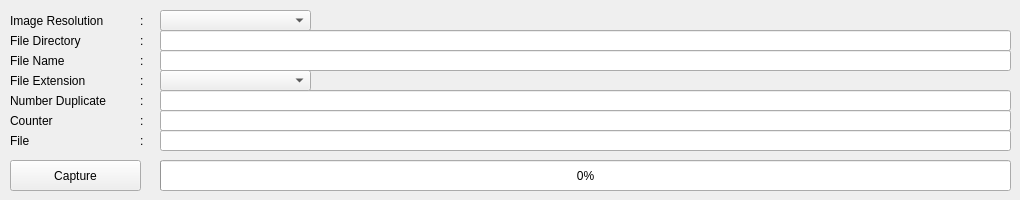
        <widget class="QWidget" name="tab_4">
         <attribute name="title">
          <string>Capture Image</string>
         </attribute>
         <widget class="QComboBox" name="img_resl_capt">
          <property name="geometry">
           <rect>
            <x>160</x>
            <y>10</y>
            <width>151</width>
            <height>21</height>
           </rect>
          </property>
         </widget>
         <widget class="QLabel" name="label_53">
          <property name="geometry">
           <rect>
            <x>140</x>
            <y>10</y>
            <width>21</width>
            <height>21</height>
           </rect>
          </property>
          <property name="frameShape">
           <enum>QFrame::NoFrame</enum>
          </property>
          <property name="text">
           <string>:</string>
          </property>
         </widget>
         <widget class="QLabel" name="label_50">
          <property name="geometry">
           <rect>
            <x>10</x>
            <y>110</y>
            <width>131</width>
            <height>21</height>
           </rect>
          </property>
          <property name="frameShape">
           <enum>QFrame::NoFrame</enum>
          </property>
          <property name="text">
           <string>Counter</string>
          </property>
         </widget>
         <widget class="QLineEdit" name="file_dir_capt">
          <property name="geometry">
           <rect>
            <x>160</x>
            <y>30</y>
            <width>851</width>
            <height>21</height>
           </rect>
          </property>
         </widget>
         <widget class="QLabel" name="label_120">
          <property name="geometry">
           <rect>
            <x>140</x>
            <y>70</y>
            <width>21</width>
            <height>21</height>
           </rect>
          </property>
          <property name="frameShape">
           <enum>QFrame::NoFrame</enum>
          </property>
          <property name="text">
           <string>:</string>
          </property>
         </widget>
         <widget class="QLineEdit" name="numb_duplicate_capt">
          <property name="geometry">
           <rect>
            <x>160</x>
            <y>90</y>
            <width>851</width>
            <height>21</height>
           </rect>
          </property>
         </widget>
         <widget class="QLabel" name="label_46">
          <property name="geometry">
           <rect>
            <x>10</x>
            <y>50</y>
            <width>131</width>
            <height>21</height>
           </rect>
          </property>
          <property name="frameShape">
           <enum>QFrame::NoFrame</enum>
          </property>
          <property name="text">
           <string>File Name</string>
          </property>
         </widget>
         <widget class="QComboBox" name="file_ext_capt">
          <property name="geometry">
           <rect>
            <x>160</x>
            <y>70</y>
            <width>151</width>
            <height>21</height>
           </rect>
          </property>
         </widget>
         <widget class="QLabel" name="label_118">
          <property name="geometry">
           <rect>
            <x>140</x>
            <y>50</y>
            <width>21</width>
            <height>21</height>
           </rect>
          </property>
          <property name="frameShape">
           <enum>QFrame::NoFrame</enum>
          </property>
          <property name="text">
           <string>:</string>
          </property>
         </widget>
         <widget class="QLabel" name="label_124">
          <property name="geometry">
           <rect>
            <x>140</x>
            <y>130</y>
            <width>21</width>
            <height>21</height>
           </rect>
          </property>
          <property name="frameShape">
           <enum>QFrame::NoFrame</enum>
          </property>
          <property name="text">
           <string>:</string>
          </property>
         </widget>
         <widget class="QLabel" name="label_52">
          <property name="geometry">
           <rect>
            <x>10</x>
            <y>130</y>
            <width>131</width>
            <height>21</height>
           </rect>
          </property>
          <property name="frameShape">
           <enum>QFrame::NoFrame</enum>
          </property>
          <property name="text">
           <string>File</string>
          </property>
         </widget>
         <widget class="QLabel" name="label_30">
          <property name="geometry">
           <rect>
            <x>10</x>
            <y>10</y>
            <width>131</width>
            <height>21</height>
           </rect>
          </property>
          <property name="frameShape">
           <enum>QFrame::NoFrame</enum>
          </property>
          <property name="text">
           <string>Image Resolution</string>
          </property>
         </widget>
         <widget class="QPushButton" name="button_capt">
          <property name="geometry">
           <rect>
            <x>10</x>
            <y>160</y>
            <width>131</width>
            <height>31</height>
           </rect>
          </property>
          <property name="text">
           <string>Capture</string>
          </property>
         </widget>
         <widget class="QLineEdit" name="file_capt">
          <property name="geometry">
           <rect>
            <x>160</x>
            <y>130</y>
            <width>851</width>
            <height>21</height>
           </rect>
          </property>
         </widget>
         <widget class="QLabel" name="label_45">
          <property name="geometry">
           <rect>
            <x>10</x>
            <y>30</y>
            <width>131</width>
            <height>21</height>
           </rect>
          </property>
          <property name="frameShape">
           <enum>QFrame::NoFrame</enum>
          </property>
          <property name="text">
           <string>File Directory</string>
          </property>
         </widget>
         <widget class="QLineEdit" name="caunter_capt">
          <property name="geometry">
           <rect>
            <x>160</x>
            <y>110</y>
            <width>851</width>
            <height>21</height>
           </rect>
          </property>
         </widget>
         <widget class="QLabel" name="label_49">
          <property name="geometry">
           <rect>
            <x>10</x>
            <y>90</y>
            <width>131</width>
            <height>21</height>
           </rect>
          </property>
          <property name="frameShape">
           <enum>QFrame::NoFrame</enum>
          </property>
          <property name="text">
           <string>Number Duplicate</string>
          </property>
         </widget>
         <widget class="QProgressBar" name="progess_capt">
          <property name="geometry">
           <rect>
            <x>160</x>
            <y>160</y>
            <width>851</width>
            <height>31</height>
           </rect>
          </property>
          <property name="value">
           <number>0</number>
          </property>
         </widget>
         <widget class="QLabel" name="label_117">
          <property name="geometry">
           <rect>
            <x>140</x>
            <y>30</y>
            <width>21</width>
            <height>21</height>
           </rect>
          </property>
          <property name="frameShape">
           <enum>QFrame::NoFrame</enum>
          </property>
          <property name="text">
           <string>:</string>
          </property>
         </widget>
         <widget class="QLabel" name="label_122">
          <property name="geometry">
           <rect>
            <x>140</x>
            <y>90</y>
            <width>21</width>
            <height>21</height>
           </rect>
          </property>
          <property name="frameShape">
           <enum>QFrame::NoFrame</enum>
          </property>
          <property name="text">
           <string>:</string>
          </property>
         </widget>
         <widget class="QLabel" name="label_123">
          <property name="geometry">
           <rect>
            <x>140</x>
            <y>110</y>
            <width>21</width>
            <height>21</height>
           </rect>
          </property>
          <property name="frameShape">
           <enum>QFrame::NoFrame</enum>
          </property>
          <property name="text">
           <string>:</string>
          </property>
         </widget>
         <widget class="QLabel" name="label_48">
          <property name="geometry">
           <rect>
            <x>10</x>
            <y>70</y>
            <width>131</width>
            <height>21</height>
           </rect>
          </property>
          <property name="frameShape">
           <enum>QFrame::NoFrame</enum>
          </property>
          <property name="text">
           <string>File Extension</string>
          </property>
         </widget>
         <widget class="QLineEdit" name="file_name_capt">
          <property name="geometry">
           <rect>
            <x>160</x>
            <y>50</y>
            <width>851</width>
            <height>21</height>
           </rect>
          </property>
         </widget>
        </widget>
